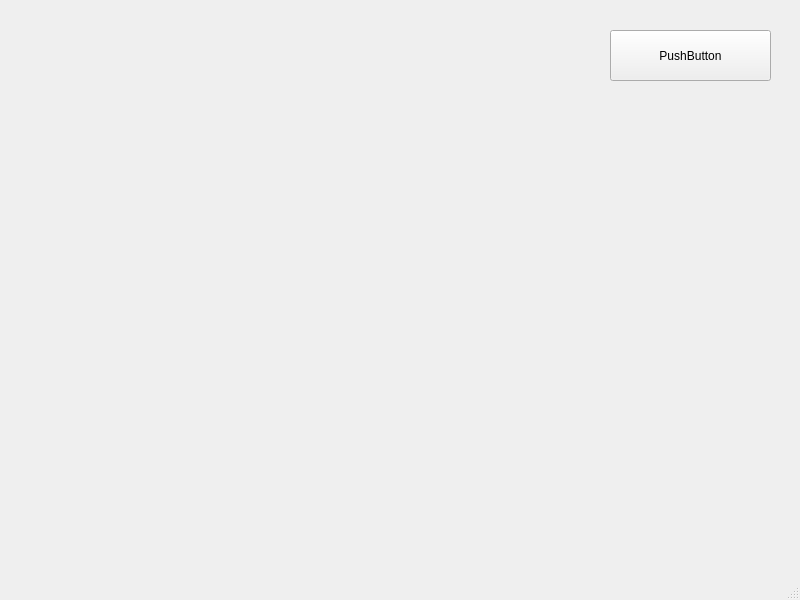
<?xml version="1.0" encoding="UTF-8"?>
<ui version="4.0">
 <class>MainWindow</class>
 <widget class="QMainWindow" name="MainWindow">
  <property name="geometry">
   <rect>
    <x>0</x>
    <y>0</y>
    <width>800</width>
    <height>600</height>
   </rect>
  </property>
  <property name="windowTitle">
   <string>MainWindow</string>
  </property>
  <widget class="QWidget" name="centralwidget">
   <widget class="QPushButton" name="btn">
    <property name="geometry">
     <rect>
      <x>610</x>
      <y>30</y>
      <width>161</width>
      <height>51</height>
     </rect>
    </property>
    <property name="text">
     <string>PushButton</string>
    </property>
   </widget>
   <widget class="QLabel" name="label">
    <property name="geometry">
     <rect>
      <x>30</x>
      <y>100</y>
      <width>731</width>
      <height>451</height>
     </rect>
    </property>
    <property name="text">
     <string/>
    </property>
   </widget>
  </widget>
  <widget class="QMenuBar" name="menubar">
   <property name="geometry">
    <rect>
     <x>0</x>
     <y>0</y>
     <width>800</width>
     <height>21</height>
    </rect>
   </property>
  </widget>
  <widget class="QStatusBar" name="statusbar"/>
 </widget>
 <resources/>
 <connections/>
</ui>
